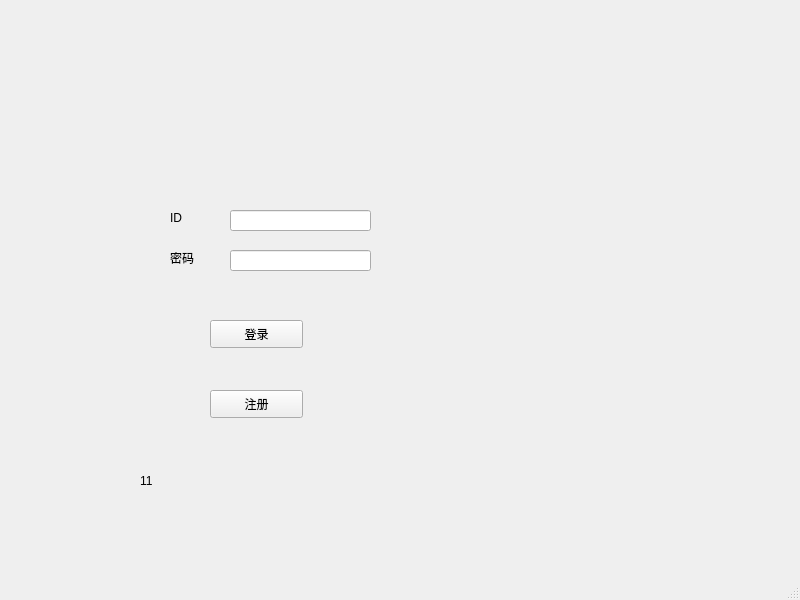
<?xml version="1.0" encoding="UTF-8"?>
<ui version="4.0">
 <class>SignInWindow</class>
 <widget class="QMainWindow" name="SignInWindow">
  <property name="geometry">
   <rect>
    <x>0</x>
    <y>0</y>
    <width>800</width>
    <height>600</height>
   </rect>
  </property>
  <property name="windowTitle">
   <string>MainWindow</string>
  </property>
  <widget class="QWidget" name="centralwidget">
   <widget class="QLabel" name="label">
    <property name="geometry">
     <rect>
      <x>170</x>
      <y>250</y>
      <width>72</width>
      <height>15</height>
     </rect>
    </property>
    <property name="text">
     <string>密码</string>
    </property>
   </widget>
   <widget class="QLabel" name="label_2">
    <property name="geometry">
     <rect>
      <x>170</x>
      <y>210</y>
      <width>72</width>
      <height>15</height>
     </rect>
    </property>
    <property name="text">
     <string>ID</string>
    </property>
   </widget>
   <widget class="QLineEdit" name="userID">
    <property name="geometry">
     <rect>
      <x>230</x>
      <y>210</y>
      <width>141</width>
      <height>21</height>
     </rect>
    </property>
   </widget>
   <widget class="QLineEdit" name="password">
    <property name="geometry">
     <rect>
      <x>230</x>
      <y>250</y>
      <width>141</width>
      <height>21</height>
     </rect>
    </property>
    <property name="echoMode">
     <enum>QLineEdit::Password</enum>
    </property>
   </widget>
   <widget class="QPushButton" name="signIn">
    <property name="geometry">
     <rect>
      <x>210</x>
      <y>320</y>
      <width>93</width>
      <height>28</height>
     </rect>
    </property>
    <property name="text">
     <string>登录</string>
    </property>
   </widget>
   <widget class="QPushButton" name="register_2">
    <property name="geometry">
     <rect>
      <x>210</x>
      <y>390</y>
      <width>93</width>
      <height>28</height>
     </rect>
    </property>
    <property name="text">
     <string>注册</string>
    </property>
   </widget>
   <widget class="QLabel" name="info">
    <property name="geometry">
     <rect>
      <x>140</x>
      <y>470</y>
      <width>341</width>
      <height>21</height>
     </rect>
    </property>
    <property name="text">
     <string>11</string>
    </property>
   </widget>
  </widget>
  <widget class="QMenuBar" name="menubar">
   <property name="geometry">
    <rect>
     <x>0</x>
     <y>0</y>
     <width>800</width>
     <height>26</height>
    </rect>
   </property>
  </widget>
  <widget class="QStatusBar" name="statusbar"/>
 </widget>
 <resources/>
 <connections/>
</ui>
